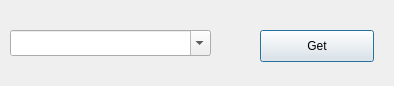
<?xml version="1.0" encoding="UTF-8"?>
<ui version="4.0">
 <class>MainDialog</class>
 <widget class="QDialog" name="MainDialog">
  <property name="geometry">
   <rect>
    <x>0</x>
    <y>0</y>
    <width>394</width>
    <height>86</height>
   </rect>
  </property>
  <property name="windowTitle">
   <string>MainDialog</string>
  </property>
  <widget class="QComboBox" name="comboBox">
   <property name="geometry">
    <rect>
     <x>10</x>
     <y>30</y>
     <width>201</width>
     <height>26</height>
    </rect>
   </property>
   <property name="editable">
    <bool>true</bool>
   </property>
  </widget>
  <widget class="QPushButton" name="pushButton">
   <property name="geometry">
    <rect>
     <x>260</x>
     <y>30</y>
     <width>114</width>
     <height>32</height>
    </rect>
   </property>
   <property name="text">
    <string>Get</string>
   </property>
  </widget>
 </widget>
 <layoutdefault spacing="6" margin="11"/>
 <resources/>
 <connections/>
</ui>
